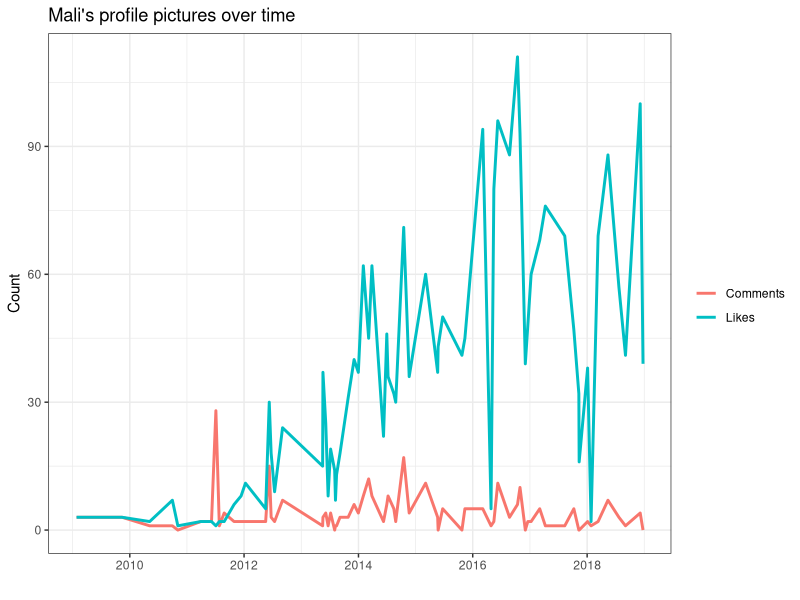
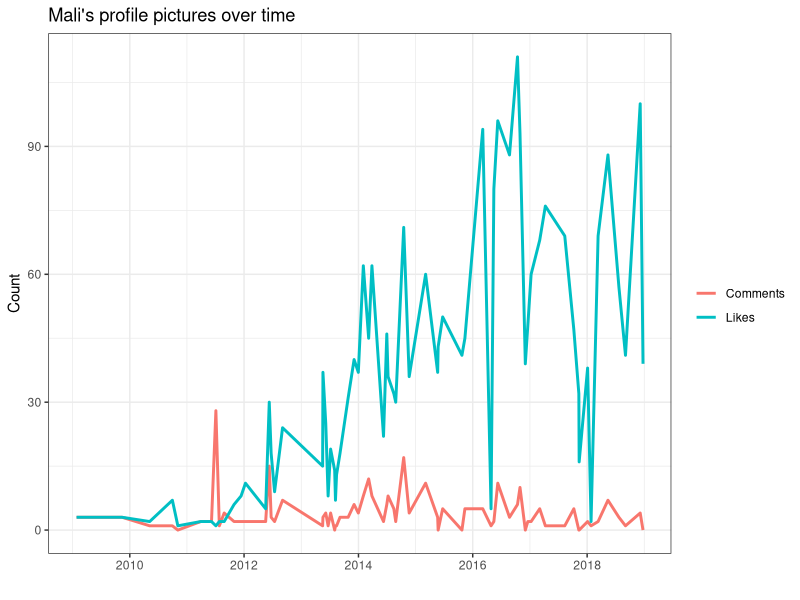

Reproduce these figures in R, in order.
## ---- chunk 1
knitr::opts_chunk$set(echo = TRUE, message = FALSE, warning = FALSE)
## ---- chunk 2
library(tidyverse)
library(lubridate)
## ---- chunk 3
prof = read_csv("prof.csv") %>% mutate(date = mdy(date))
## ---- chunk 4
prof = data.frame(date = c(prof$date, prof$date),
                  type = c(rep("Likes", nrow(prof)), rep("Comments", nrow(prof))),
                  count = c(prof$likes, prof$comments))
## ---- chunk 5
ggplot(data = prof,
       aes(x = date,
           y = count,
           color = type)) +
  geom_line(size = 1) +
  labs(title = "Mali's profile pictures over time",
       x = "",
       y = "Count",
       color = "") +
  theme_bw()

ggsave("pics.png")
